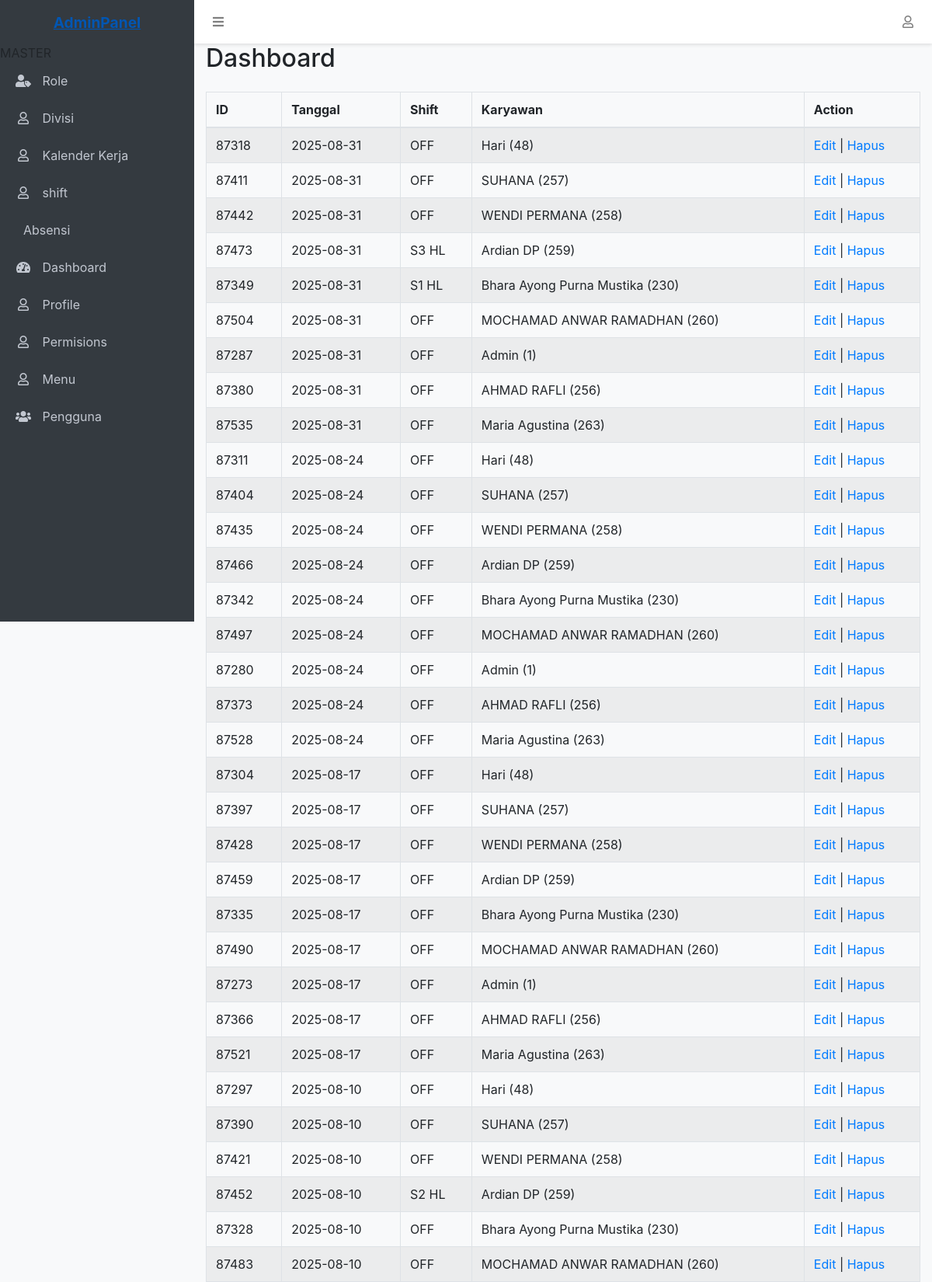
The app's page /main.php?page=kalenderkerja (signed in, upper part) with its own data.
### tables this page shows
CREATE TABLE `kalenderkerja` (
  `id` int(11) NOT NULL AUTO_INCREMENT,
  `tanggal` date DEFAULT NULL,
  `shift` varchar(20) DEFAULT NULL,
  `karyawan` int(11) DEFAULT NULL,
  `divisi` int(11) DEFAULT NULL,
  `unit` int(11) DEFAULT NULL,
  PRIMARY KEY (`id`),
  KEY `karyawan` (`karyawan`),
  KEY `shift` (`shift`),
  KEY `tanggal` (`tanggal`)
);

CREATE TABLE `shift` (
  `id` int(11) NOT NULL AUTO_INCREMENT,
  `nama` varchar(100) DEFAULT NULL,
  `masuk` time DEFAULT NULL,
  `pulang` time DEFAULT NULL,
  `total_jam` int(11) DEFAULT NULL,
  `created_at` datetime DEFAULT NULL,
  `updated_at` datetime DEFAULT NULL,
  `status` char(2) DEFAULT NULL COMMENT '0=Aktif, 1=Non Aktif',
  PRIMARY KEY (`id`)
);

CREATE TABLE `userinfo` (
  `userid` int(11) NOT NULL,
  `badgenumber` varchar(20) DEFAULT NULL,
  `name` varchar(100) DEFAULT NULL,
  `gender` varchar(11) DEFAULT NULL,
  `title` varchar(50) DEFAULT NULL,
  PRIMARY KEY (`userid`)
);

CREATE TABLE `permissions` (
  `id` int(11) NOT NULL AUTO_INCREMENT,
  `role_id` int(11) NOT NULL,
  `menu_id` int(11) NOT NULL,
  `can_view` tinyint(1) NOT NULL DEFAULT 0,
  `can_create` tinyint(1) NOT NULL DEFAULT 0,
  `can_edit` tinyint(1) NOT NULL DEFAULT 0,
  `can_delete` tinyint(1) NOT NULL DEFAULT 0,
  `created_at` timestamp NOT NULL DEFAULT current_timestamp(),
  `updated_at` timestamp NOT NULL DEFAULT current_timestamp() ON UPDATE current_timestamp(),
  PRIMARY KEY (`id`),
  UNIQUE KEY `role_menu` (`role_id`,`menu_id`)
);

CREATE TABLE `menus` (
  `id` int(11) NOT NULL AUTO_INCREMENT,
  `parent_id` int(11) DEFAULT NULL,
  `name` varchar(50) NOT NULL,
  `icon` varchar(50) DEFAULT NULL,
  `url` varchar(100) DEFAULT NULL,
  `order` int(11) NOT NULL DEFAULT 0,
  `is_active` tinyint(1) NOT NULL DEFAULT 1,
  `created_at` timestamp NOT NULL DEFAULT current_timestamp(),
  `updated_at` timestamp NOT NULL DEFAULT current_timestamp() ON UPDATE current_timestamp(),
  PRIMARY KEY (`id`)
);

### kalenderkerja.php (the view, shortened to what this page needs)
<div class="content">
    <div class="container-fluid">
        <h2 class="mb-4">Dashboard</h2>
        <div class="table-responsive">
              <table id="datatableBS4" class="table table-bordered table-striped">
                <thead>
                    <tr>
                        <th>ID</th>
                        <th>Tanggal</th>
                        <th>Shift</th>
                        <th>Karyawan</th>
                        <th>Action</th>
                    </tr>
                </thead>
                <tbody>
                    <?php
                    require 'config/database.php';
                    $sql = "SELECT k.id as idkalender, k.tanggal, s.nama AS shift, u.name AS karyawan, u.userid
                            FROM kalenderkerja k
                            right JOIN shift s ON k.shift = s.nama
                            right JOIN userinfo u ON k.karyawan = u.userid
                            ORDER BY k.tanggal desc";
                    $result = $conn->query($sql);
                    if ($result->num_rows > 0) {
                        while ($row = $result->fetch_assoc()) {
                            echo "<tr>";
                            echo "<td>" . $row["idkalender"] . "</td>";
                            echo "<td>" . $row["tanggal"] . "</td>";
                            echo "<td>" . $row["shift"] . "</td>";
                            echo "<td>" . $row["karyawan"] . " ({$row["userid"]})</td>";
                            echo "<td><a href='edit_kalender.php?id=" . $row["idkalender"] . "'>Edit</a> | <a href='hapus_kalender.php?id=" . $row["idkalender"] . "'>Hapus</a></td>";
                            echo "</tr>";
                        }
                    } else {
                        echo "<tr><td colspan='5' class='text-center'>0 results</td></tr>";
                    }
                    ?>
                </tbody>
            </table>
        </div>
    </div>
</div>

### layout/sidebar.php
<aside class="sidebar">
    <div class="sidebar-container">
        <ul class="sidebar-menu">
            <?php
            $menu = buildMenu($_SESSION['user_role_id']);
            foreach ($menu as $item):
                if (empty($item['children'])): ?>
                    <li class="<?php echo $active_menu == basename($item['url'] ?? '', '.php') ? 'active' : ''; ?>">
                        <a href="<?php echo $item['url'] ?? ''; ?>">
                            <?php if (isset($item['icon'])): ?>
                                <i class="<?php echo $item['icon']; ?>"></i>
                            <?php endif; ?>
                            <span><?php echo $item['name'] ?? ''; ?></span>
                        </a>
                    </li>
                <?php else: ?>
                    <li class="menu-header"><?php echo $item['name'] ?? ''; ?></li>
                    <?php foreach ($item['children'] as $child): ?>
                        <li class="<?php echo $active_menu == basename($child['url'] ?? '', '.php') ? 'active' : ''; ?>">
                            <a href="<?php echo $child['url'] ?? ''; ?>">
                                <?php if (isset($child['icon'])): ?>
                                    <i class="<?php echo $child['icon']; ?>"></i>
                                <?php endif; ?>
                                <span><?php echo $child['name'] ?? ''; ?></span>
                            </a>
                        </li>
                    <?php endforeach; ?>
                <?php endif; ?>
            <?php endforeach; ?>
        </ul>
    </div>
</aside>

### kalenderkerja.php (style rules this page uses)
body { background-color: #f4f6f9; }

### layout/header.php (style rules this page uses)
:root { --sidebar-width: 250px; --header-height: 56px; }
body { padding-top: var(--header-height); padding-left: var(--sidebar-width); background-color: #f8f9fa; min-height: 100vh; }
.sidebar { position: fixed; top: 0; left: 0; height: 100vh; width: var(--sidebar-width); background-color: #343a40; padding-top: var(--header-height); z-index: 1000; transition: all 0.3s; }
.sidebar-menu { list-style: none; padding: 0; }
.sidebar-menu li a { display: block; padding: 12px 20px; color: #c2c7d0; text-decoration: none; transition: all 0.3s; }
.sidebar-menu li a i { margin-right: 10px; width: 20px; text-align: center; }

### records on screen
kalenderkerja: id "87318", tanggal "2025-08-31", shift.nama "OFF", userinfo.name "Hari", userinfo.userid "48"
kalenderkerja: id "87411", tanggal "2025-08-31", shift.nama "OFF", userinfo.name "SUHANA", userinfo.userid "257"
kalenderkerja: id "87442", tanggal "2025-08-31", shift.nama "OFF", userinfo.name "WENDI PERMANA", userinfo.userid "258"
kalenderkerja: id "87473", tanggal "2025-08-31", shift.nama "S3 HL", userinfo.name "Ardian DP", userinfo.userid "259"
kalenderkerja: id "87349", tanggal "2025-08-31", shift.nama "S1 HL", userinfo.name "Bhara Ayong Purna Mustika", userinfo.userid "230"
kalenderkerja: id "87504", tanggal "2025-08-31", shift.nama "OFF", userinfo.name "MOCHAMAD ANWAR RAMADHAN", userinfo.userid "260"
kalenderkerja: id "87287", tanggal "2025-08-31", shift.nama "OFF", userinfo.name "Admin", userinfo.userid "1"
kalenderkerja: id "87380", tanggal "2025-08-31", shift.nama "OFF", userinfo.name "AHMAD RAFLI", userinfo.userid "256"
kalenderkerja: id "87535", tanggal "2025-08-31", shift.nama "OFF", userinfo.name "Maria Agustina", userinfo.userid "263"
kalenderkerja: id "87311", tanggal "2025-08-24", shift.nama "OFF", userinfo.name "Hari", userinfo.userid "48"
kalenderkerja: id "87404", tanggal "2025-08-24", shift.nama "OFF", userinfo.name "SUHANA", userinfo.userid "257"
kalenderkerja: id "87435", tanggal "2025-08-24", shift.nama "OFF", userinfo.name "WENDI PERMANA", userinfo.userid "258"
kalenderkerja: id "87466", tanggal "2025-08-24", shift.nama "OFF", userinfo.name "Ardian DP", userinfo.userid "259"
kalenderkerja: id "87342", tanggal "2025-08-24", shift.nama "OFF", userinfo.name "Bhara Ayong Purna Mustika", userinfo.userid "230"
kalenderkerja: id "87497", tanggal "2025-08-24", shift.nama "OFF", userinfo.name "MOCHAMAD ANWAR RAMADHAN", userinfo.userid "260"
kalenderkerja: id "87280", tanggal "2025-08-24", shift.nama "OFF", userinfo.name "Admin", userinfo.userid "1"
kalenderkerja: id "87373", tanggal "2025-08-24", shift.nama "OFF", userinfo.name "AHMAD RAFLI", userinfo.userid "256"
kalenderkerja: id "87528", tanggal "2025-08-24", shift.nama "OFF", userinfo.name "Maria Agustina", userinfo.userid "263"
kalenderkerja: id "87304", tanggal "2025-08-17", shift.nama "OFF", userinfo.name "Hari", userinfo.userid "48"
kalenderkerja: id "87397", tanggal "2025-08-17", shift.nama "OFF", userinfo.name "SUHANA", userinfo.userid "257"
kalenderkerja: id "87428", tanggal "2025-08-17", shift.nama "OFF", userinfo.name "WENDI PERMANA", userinfo.userid "258"
kalenderkerja: id "87459", tanggal "2025-08-17", shift.nama "OFF", userinfo.name "Ardian DP", userinfo.userid "259"
kalenderkerja: id "87335", tanggal "2025-08-17", shift.nama "OFF", userinfo.name "Bhara Ayong Purna Mustika", userinfo.userid "230"
kalenderkerja: id "87490", tanggal "2025-08-17", shift.nama "OFF", userinfo.name "MOCHAMAD ANWAR RAMADHAN", userinfo.userid "260"
kalenderkerja: id "87273", tanggal "2025-08-17", shift.nama "OFF", userinfo.name "Admin", userinfo.userid "1"
kalenderkerja: id "87366", tanggal "2025-08-17", shift.nama "OFF", userinfo.name "AHMAD RAFLI", userinfo.userid "256"
kalenderkerja: id "87521", tanggal "2025-08-17", shift.nama "OFF", userinfo.name "Maria Agustina", userinfo.userid "263"
kalenderkerja: id "87297", tanggal "2025-08-10", shift.nama "OFF", userinfo.name "Hari", userinfo.userid "48"
kalenderkerja: id "87390", tanggal "2025-08-10", shift.nama "OFF", userinfo.name "SUHANA", userinfo.userid "257"
kalenderkerja: id "87421", tanggal "2025-08-10", shift.nama "OFF", userinfo.name "WENDI PERMANA", userinfo.userid "258"
kalenderkerja: id "87452", tanggal "2025-08-10", shift.nama "S2 HL", userinfo.name "Ardian DP", userinfo.userid "259"
kalenderkerja: id "87328", tanggal "2025-08-10", shift.nama "OFF", userinfo.name "Bhara Ayong Purna Mustika", userinfo.userid "230"
kalenderkerja: id "87483", tanggal "2025-08-10", shift.nama "OFF", userinfo.name "MOCHAMAD ANWAR RAMADHAN", userinfo.userid "260"
permissions: menu.name "MASTER"
permissions: menu.name "Role"
permissions: menu.name "Divisi"
permissions: menu.name "Kalender Kerja"
permissions: menu.name "shift"
permissions: menu.name "Absensi"
permissions: menu.name "Dashboard"
permissions: menu.name "Profile"
permissions: menu.name "Permisions"
permissions: menu.name "Menu"
permissions: menu.name "Pengguna"
